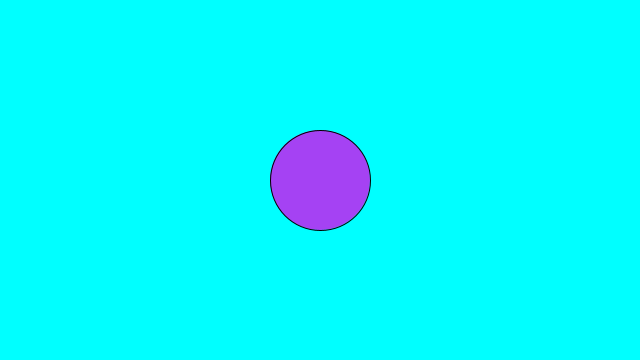
Frame 1 (no input)
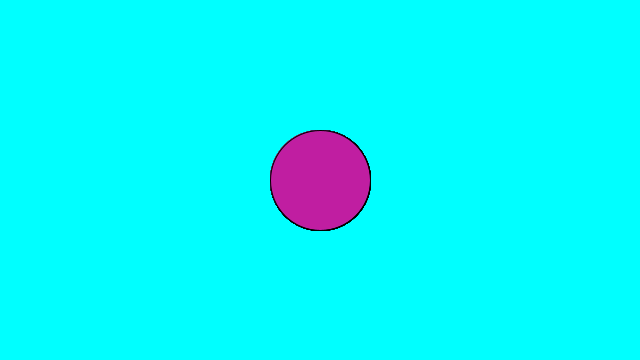
Frame 60 (the mouse pressed at the canvas centre just before this capture)
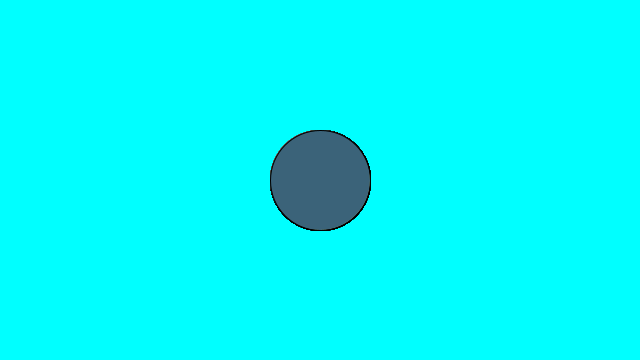
Frame 120 (the mouse held since frame 60 and released just before this capture)

The Processing sketch that drew these frames (run headless with seeded random() and noise(); from frame 60 on, the mouse is pressed at the canvas centre):

// Processing sketch: es002_cerchi
// ── es002_cerchi.pde
private Cerchio c;
   
 //metodo per la definizione della dimensioen della finestra
public void settings(){
  size(640, 360);  //dimensione finestra
}

//metodo eseguito una sola volta per le inizializzazioni
public void setup() {  
    background(0,255,255);  //sfondo azzurro
    c = new Cerchio();
}
  
//metodo eseguito finchè non si chiude la finestra  
public void draw(){
    //creazione di un colore a caso
    //random restituisce un float [0..256)
    c.setColore(color(random(256), random(256), random(256))); 
    c.show();  
    delay(100);
                       
   //stampa a console                   
    println("colore: ", red(c.getColore()), "-",
                      green(c.getColore()), "-",
                      blue(c.getColore()));
                      
                      
}

// ── Cerchio.pde
public class Cerchio {
  private float dim;   //diametro cerchio
  private final static int DIM_DEFAULT = 100;
  private float cordX;  //coordinate del centro
  private float cordY;
  private color colore;  //colore riempimento
  private color bordo;   //colore bordo
   
  public Cerchio(){
    cordX = width / 2;  //piazzato al centro della finestra
    cordY = height / 2;
    //colore di default bianco con bordo nero
    colore = color(255, 255, 255);
    bordo = color (0, 0, 0);
    dim = DIM_DEFAULT;
  }
  
  public void show(){
    stroke(bordo);  //colore bordo
    fill(colore);  //colore di riempimento
    circle(cordX, cordY, dim);  //centro X,Y e diametro dim
  }
  
  public void setCordX(float x){
    cordX = x;
  }
  
   public void setCordY(float y){
    cordY = y;
  }
  
  public float getCordX(){
    return cordX;
  }
  
   public float getCordY(){
    return cordY;
  }
  
  public void setColore(color colore){
    this.colore = color(colore);
  }
  
  public color getColore(){
    return colore;
  }
  
  public color getBordo(){
    return bordo;
  }
  
  public void setBordo(color colore){
    bordo = colore;
  }
}
